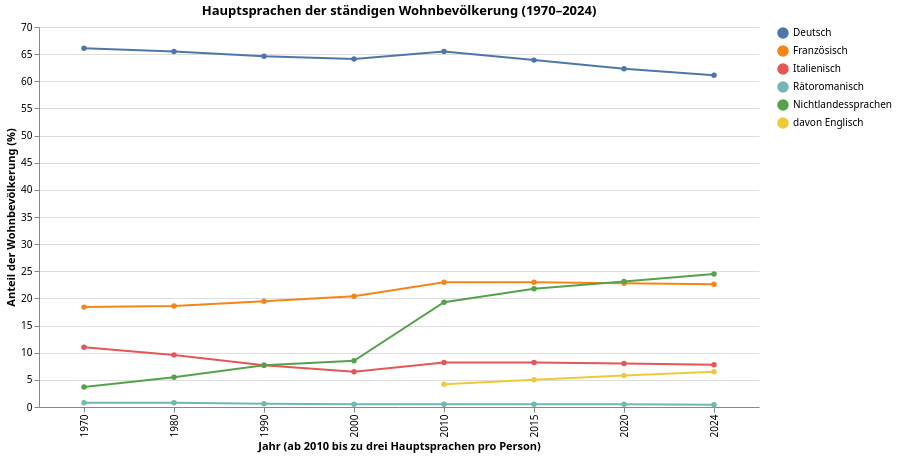

The Vega-Lite source for this figure:
### Vega-Lite specification from a JSON file in a GitHub repository (floating-point values rounded to 4 significant figures)
{"$schema": "https://vega.github.io/schema/vega-lite/v5.json", "config": {"font": "Switzer, system-ui, sans-serif", "view": {"stroke": "transparent"}}, "data": {"values": [{"Jahr": 1970, "Sprache": "Deutsch", "Anteil": 66.1}, {"Jahr": 1970, "Sprache": "Französisch", "Anteil": 18.4}, {"Jahr": 1970, "Sprache": "Italienisch", "Anteil": 11.0}, {"Jahr": 1970, "Sprache": "Rätoromanisch", "Anteil": 0.8}, {"Jahr": 1970, "Sprache": "Nichtlandessprachen", "Anteil": 3.7}, {"Jahr": 1980, "Sprache": "Deutsch", "Anteil": 65.5}, {"Jahr": 1980, "Sprache": "Französisch", "Anteil": 18.6}, {"Jahr": 1980, "Sprache": "Italienisch", "Anteil": 9.6}, {"Jahr": 1980, "Sprache": "Rätoromanisch", "Anteil": 0.8}, {"Jahr": 1980, "Sprache": "Nichtlandessprachen", "Anteil": 5.5}, {"Jahr": 1990, "Sprache": "Deutsch", "Anteil": 64.6}, {"Jahr": 1990, "Sprache": "Französisch", "Anteil": 19.5}, {"Jahr": 1990, "Sprache": "Italienisch", "Anteil": 7.7}, {"Jahr": 1990, "Sprache": "Rätoromanisch", "Anteil": 0.6}, {"Jahr": 1990, "Sprache": "Nichtlandessprachen", "Anteil": 7.7}, {"Jahr": 2000, "Sprache": "Deutsch", "Anteil": 64.1}, {"Jahr": 2000, "Sprache": "Französisch", "Anteil": 20.4}, {"Jahr": 2000, "Sprache": "Italienisch", "Anteil": 6.5}, {"Jahr": 2000, "Sprache": "Rätoromanisch", "Anteil": 0.5}, {"Jahr": 2000, "Sprache": "Nichtlandessprachen", "Anteil": 8.5}, {"Jahr": 2010, "Sprache": "Deutsch", "Anteil": 65.5}, {"Jahr": 2010, "Sprache": "Französisch", "Anteil": 23.0}, {"Jahr": 2010, "Sprache": "Italienisch", "Anteil": 8.2}, {"Jahr": 2010, "Sprache": "Rätoromanisch", "Anteil": 0.5}, {"Jahr": 2010, "Sprache": "Nichtlandessprachen", "Anteil": 19.3}, {"Jahr": 2010, "Sprache": "davon Englisch", "Anteil": 4.2}, {"Jahr": 2015, "Sprache": "Deutsch", "Anteil": 63.9}, {"Jahr": 2015, "Sprache": "Französisch", "Anteil": 23.0}, {"Jahr": 2015, "Sprache": "Italienisch", "Anteil": 8.2}, {"Jahr": 2015, "Sprache": "Rätoromanisch", "Anteil": 0.5}, {"Jahr": 2015, "Sprache": "Nichtlandessprachen", "Anteil": 21.8}, {"Jahr": 2015, "Sprache": "davon Englisch", "Anteil": 5.0}, {"Jahr": 2020, "Sprache": "Deutsch", "Anteil": 62.3}, {"Jahr": 2020, "Sprache": "Französisch", "Anteil": 22.8}, {"Jahr": 2020, "Sprache": "Italienisch", "Anteil": 8.0}, {"Jahr": 2020, "Sprache": "Rätoromanisch", "Anteil": 0.5}, {"Jahr": 2020, "Sprache": "Nichtlandessprachen", "Anteil": 23.1}, {"Jahr": 2020, "Sprache": "davon Englisch", "Anteil": 5.8}, {"Jahr": 2024, "Sprache": "Deutsch", "Anteil": 61.1}, {"Jahr": 2024, "Sprache": "Französisch", "Anteil": 22.6}, {"Jahr": 2024, "Sprache": "Italienisch", "Anteil": 7.8}, {"Jahr": 2024, "Sprache": "Rätoromanisch", "Anteil": 0.4}, {"Jahr": 2024, "Sprache": "Nichtlandessprachen", "Anteil": 24.5}, {"Jahr": 2024, "Sprache": "davon Englisch", "Anteil": 6.5}]}, "title": "Hauptsprachen der ständigen Wohnbevölkerung (1970–2024)", "width": 720, "height": 380, "mark": {"type": "line", "point": true, "strokeWidth": 2}, "encoding": {"x": {"field": "Jahr", "type": "ordinal", "title": "Jahr (ab 2010 bis zu drei Hauptsprachen pro Person)"}, "y": {"field": "Anteil", "type": "quantitative", "title": "Anteil der Wohnbevölkerung (%)"}, "color": {"field": "Sprache", "type": "nominal", "sort": ["Deutsch", "Französisch", "Italienisch", "Rätoromanisch", "Nichtlandessprachen", "davon Englisch"], "title": null}, "tooltip": [{"field": "Jahr", "type": "ordinal"}, {"field": "Sprache", "type": "nominal"}, {"field": "Anteil", "type": "quantitative", "format": ".1f"}]}}
